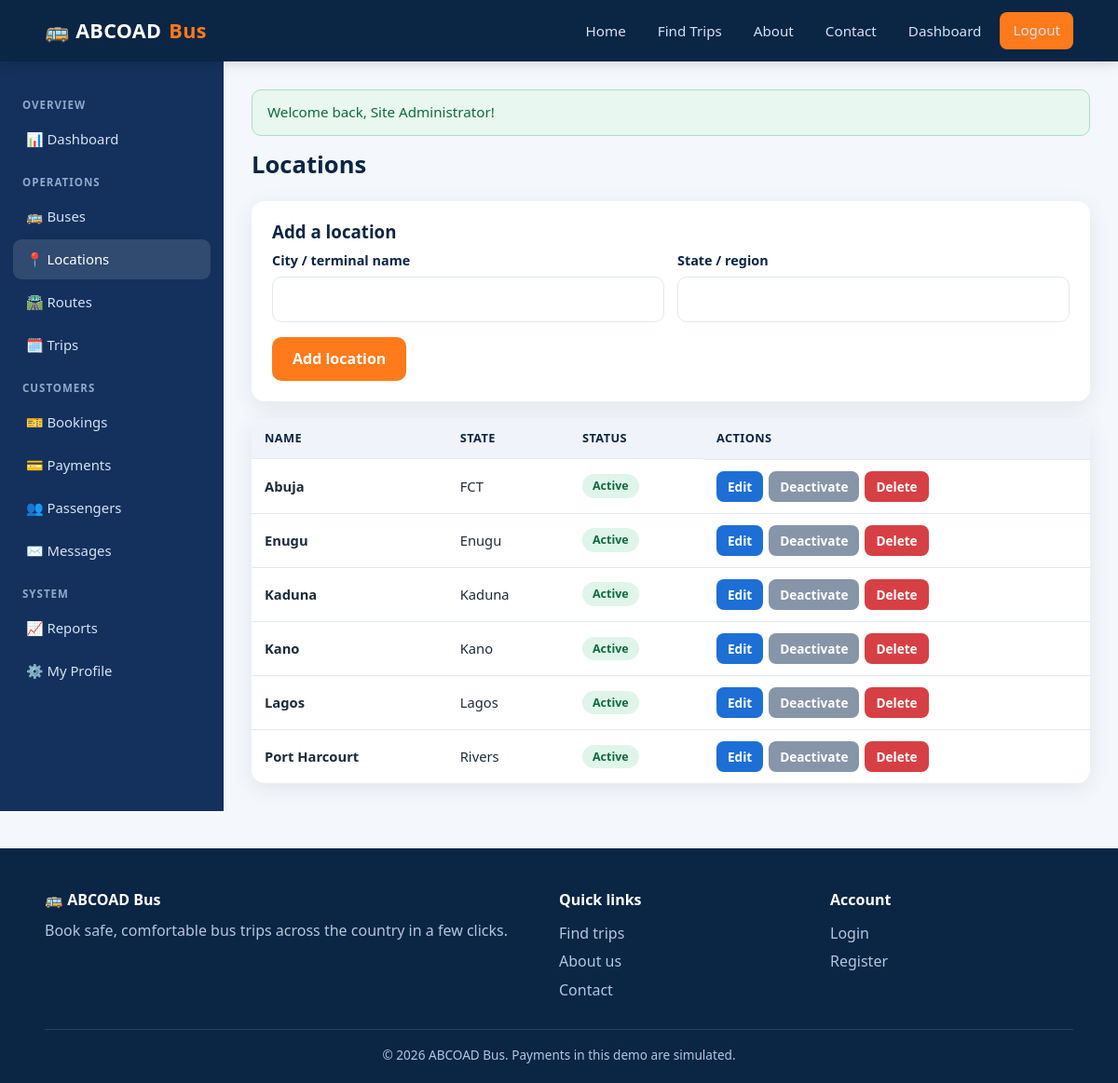
The page /admin/locations.php (signed in) on the database its author committed.
### tables this page shows
CREATE TABLE locations (
  id        INT UNSIGNED NOT NULL AUTO_INCREMENT,
  name      VARCHAR(100) NOT NULL,
  state     VARCHAR(100) NULL,
  is_active TINYINT(1) NOT NULL DEFAULT 1,
  PRIMARY KEY (id),
  UNIQUE KEY uq_locations_name (name)
);

### admin/locations.php (the view, shortened to what this page needs)
<?php
$pdo = getConnection();
$self = url('admin/locations.php');
$edit = null;
$rows = $pdo->query("SELECT * FROM locations ORDER BY name")->fetchAll();
require __DIR__ . '/../includes/header.php';
?>
<div class="toolbar"><h1>Locations</h1></div>
<div class="card mb">
  <h3><?= $edit ? 'Edit location' : 'Add a location' ?></h3>
  <form method="post" novalidate>
    <div class="form-row">
      <div class="form-group"><label>City / terminal name</label><input type="text" name="name" value="<?= e($edit['name'] ?? '') ?>" required></div>
      <div class="form-group"><label>State / region</label><input type="text" name="state" value="<?= e($edit['state'] ?? '') ?>"></div>
    </div>
    <button class="btn btn-orange" type="submit"><?= $edit ? 'Save changes' : 'Add location' ?></button>
  </form>
</div>
<div class="table-wrap"><table>
  <thead><tr><th>Name</th><th>State</th><th>Status</th><th>Actions</th></tr></thead>
  <tbody>
  <?php foreach ($rows as $r): ?>
    <tr><td><strong><?= e($r['name']) ?></strong></td><td><?= e($r['state']) ?></td><td><?= badge($r['is_active'] ? 'active' : 'suspended') ?></td>
      <td class="actions"><a class="btn btn-sm" href="<?= $self ?>?edit=<?= (int)$r['id'] ?>">Edit</a>
        <form method="post"><button class="btn btn-grey btn-sm"><?= $r['is_active'] ? 'Deactivate' : 'Activate' ?></button></form>
        <form method="post" data-confirm="Delete this location?"><button class="btn btn-danger btn-sm">Delete</button></form></td></tr>
  <?php endforeach; ?>
  </tbody>
</table></div>
<?php require __DIR__ . '/../includes/footer.php'; ?>

### includes/functions.php (shortened to what this page needs)
<?php
function e($value): string
{
    return htmlspecialchars((string)$value, ENT_QUOTES | ENT_SUBSTITUTE, 'UTF-8');
}
function url(string $path = ''): string
{
    return BASE_URL . '/' . ltrim($path, '/');
}
function badge(string $status): string
{
    return '<span class="badge badge-' . e($status) . '">' . e($status) . '</span>';
}
function showFlash(): void
{
    foreach ($_SESSION['flash'] ?? [] as $f) {
        echo '<div class="alert alert-' . e($f['type']) . '">' . e($f['message']) . '</div>';
    }
}

### assets/css/style.css (style rules this page uses)
:root { --navy:#0b2545; --navy-2:#13315c; --blue:#1d6fd6; --orange:#ff7a1a; --orange-d:#e8650a; --bg:#f4f7fb; --card:#fff; --text:#1c2b3a; --muted:#6b7a8c; --line:#e3e9f1; --green:#18a058; --red:#d64045; --amber:#e8a317; --radius:14px; --shadow:0 6px 24px rgba(11,37,69,.08); --font:"Segoe UI",system-ui,-apple-system,Roboto,Helvetica,Arial,sans-serif; }
* { box-sizing:border-box;margin:0;padding:0 }
html { scroll-behavior:smooth }
body { font-family:var(--font);color:var(--text);background:var(--bg);line-height:1.55;-webkit-text-size-adjust:100% }
a { color:var(--blue);text-decoration:none }
h1,h2,h3,h4 { line-height:1.2;color:var(--navy) }
.mb { margin-bottom:18px }
.btn { display:inline-block;border:0;cursor:pointer;font:inherit;font-weight:600;padding:11px 22px;border-radius:10px;background:var(--blue);color:#fff;transition:.15s }
.btn-orange { background:var(--orange) }
.btn-danger { background:var(--red) }
.btn-grey { background:#8795a8 }
.btn-sm { padding:6px 12px;font-size:.85rem;border-radius:8px }
.form-group { margin-bottom:16px }
label { display:block;font-weight:600;font-size:.9rem;margin-bottom:6px;color:var(--navy) }
input[type=text],input[type=email],input[type=password],input[type=tel],input[type=date],input[type=number],input[type=datetime-local],select,textarea { width:100%;padding:11px 14px;border:1.5px solid var(--line);border-radius:10px;font:inherit;background:#fff;color:var(--text) }
.form-row { display:grid;grid-template-columns:1fr 1fr;gap:14px }
.alert { padding:12px 16px;border-radius:10px;margin-bottom:16px;font-size:.95rem;border:1px solid }
.alert-success { background:#e8f7ef;border-color:#a9dfc2;color:#0f6b3d }
.card { background:var(--card);border-radius:var(--radius);box-shadow:var(--shadow);padding:22px }
.card h3 { margin-bottom:8px }
.badge { display:inline-block;padding:3px 11px;border-radius:999px;font-size:.78rem;font-weight:700;text-transform:capitalize }
.badge-confirmed,.badge-paid,.badge-active,.badge-scheduled,.badge-completed { background:#e0f5ea;color:#0f6b3d }
.table-wrap { overflow-x:auto;background:var(--card);border-radius:var(--radius);box-shadow:var(--shadow) }
table { width:100%;border-collapse:collapse;font-size:.92rem }
th { background:#f0f4fa;text-align:left;padding:12px 14px;color:var(--navy);font-size:.8rem;text-transform:uppercase;letter-spacing:.4px;white-space:nowrap }
td { padding:12px 14px;border-top:1px solid var(--line);vertical-align:middle }
.actions { display:flex;gap:6px;flex-wrap:wrap }
.actions form { display:inline }
.content h1 { font-size:1.6rem;margin-bottom:6px }
.toolbar { display:flex;justify-content:space-between;align-items:center;gap:12px;flex-wrap:wrap;margin-bottom:18px }

### rows shown on the page
locations: name "Abuja", state "FCT", is_active "Deactivate"
locations: name "Enugu", state "Enugu", is_active "Deactivate"
locations: name "Kaduna", state "Kaduna", is_active "Deactivate"
locations: name "Kano", state "Kano", is_active "Deactivate"
locations: name "Lagos", state "Lagos", is_active "Deactivate"
locations: name "Port Harcourt", state "Rivers", is_active "Deactivate"

### other values the page prints
$f['message'] "Welcome back, Site Administrator!"
APP_NAME "ABCOAD Bus"
